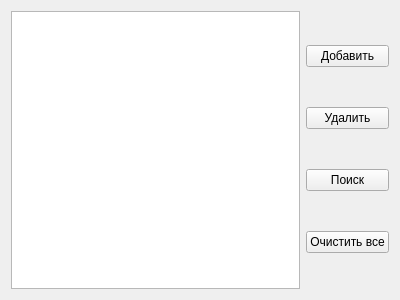
<?xml version="1.0" encoding="UTF-8"?>
<ui version="4.0">
 <class>ListForm</class>
 <widget class="QWidget" name="ListForm">
  <property name="geometry">
   <rect>
    <x>0</x>
    <y>0</y>
    <width>400</width>
    <height>300</height>
   </rect>
  </property>
  <property name="windowTitle">
   <string>Список больных</string>
  </property>
  <layout class="QHBoxLayout" name="horizontalLayout">
   <item>
    <widget class="QTableView" name="tableView"/>
   </item>
   <item>
    <layout class="QVBoxLayout" name="verticalLayout">
     <item>
      <widget class="QPushButton" name="pushButton_add">
       <property name="text">
        <string>Добавить</string>
       </property>
      </widget>
     </item>
     <item>
      <widget class="QPushButton" name="pushButton_delete">
       <property name="text">
        <string>Удалить</string>
       </property>
      </widget>
     </item>
     <item>
      <widget class="QPushButton" name="pushButton_search">
       <property name="text">
        <string>Поиск</string>
       </property>
      </widget>
     </item>
     <item>
      <widget class="QPushButton" name="pushButton_purgeAll">
       <property name="text">
        <string>Очистить все</string>
       </property>
      </widget>
     </item>
    </layout>
   </item>
  </layout>
 </widget>
 <resources/>
 <connections/>
</ui>
